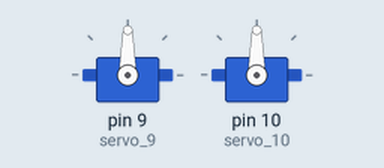
Simulated run of this sketch. Board: Arduino Uno, built with avr-gcc and run on an emulated ATmega328P. Shown: 2 × servo. At 17.0 s the program stops and its outputs stay as they are.

Above: at 0.1 s.
At 12.1 s:
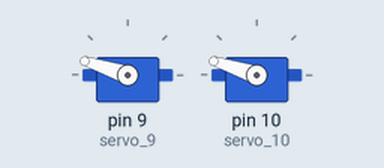
At 13.1 s:
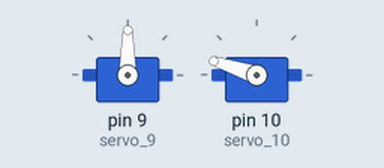
Timing chart, 0 to 16.5 s (numbered marks = the images above):
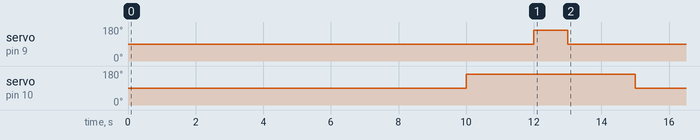

Measured:
- by itself, servo on pin 9 (servo_9): 90° → 162° at 12.0 s, → 90° 1.0 s later
- by itself, servo on pin 10 (servo_10): 90° → 162° at 10.0 s, → 90° 5.0 s later

The sketch:

servorccar.ino
```cpp
#include <Servo.h>

int steering = 0;
int drive = 0;

Servo servo_9;
Servo servo_10;

void setup()
{
  servo_9.attach(9);
  servo_10.attach(10);
}

void loop()
{
  steering = map(0, -100, 100, 0, 180);
  drive = map(0, -100, 100, 0, 180);
  servo_9.write(steering);
  servo_10.write(drive);
  delay(10000); // Wait for 15 millisecond(s)

  steering = map(0, -100, 100, 0, 180);
  drive = map(80, -100, 100, 0, 180);
  servo_9.write(steering);
  servo_10.write(drive);
  delay(2000); // Wait for 15 millisecond(s)

  steering = map(80, -100, 100, 0, 180);
  drive = map(80, -100, 100, 0, 180);
  servo_9.write(steering);
  servo_10.write(drive);
  delay(1000); // Wait for 15 millisecond(s)

  steering = map(0, -100, 100, 0, 180);
  drive = map(80, -100, 100, 0, 180);
  servo_9.write(steering);
  servo_10.write(drive);
  delay(2000); // Wait for 15 millisecond(s)

  steering = map(0, -100, 100, 0, 180);
  drive = map(0, -100, 100, 0, 180);
  servo_9.write(steering);
  servo_10.write(drive);
  delay(2000); // Wait for 15 millisecond(s)

  while(1);
}
```
